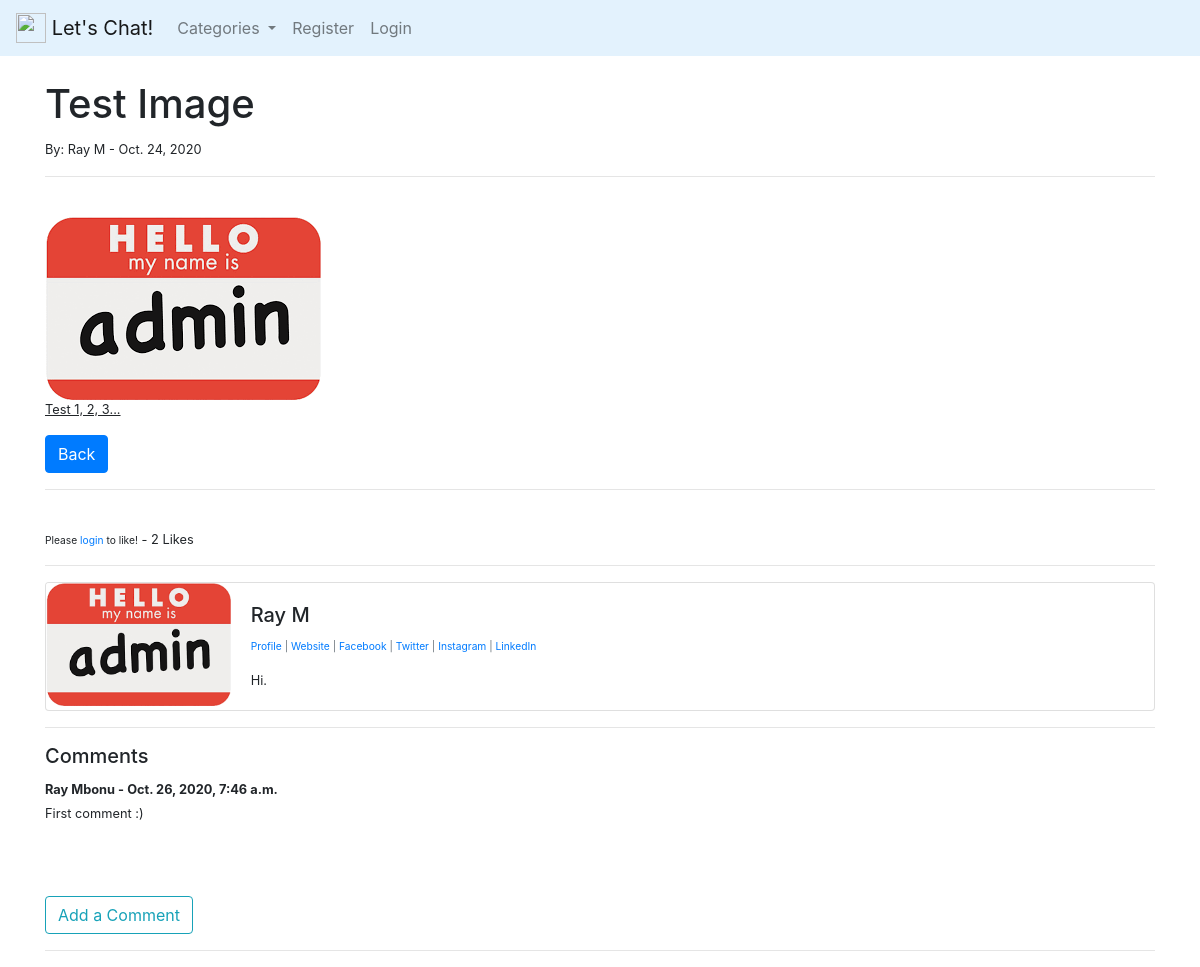
The page /post/14 on the database its author committed.
### forum/models.py (models this page shows, shortened)
class Post(models.Model):
    title = models.CharField(max_length=250)
    header_image = models.ImageField(
        null=True, blank=True, upload_to="images/")
    title_tag = models.CharField(max_length=250)
    author = models.ForeignKey(User, on_delete=models.CASCADE)
    body = RichTextField(blank=True, null=True)
    post_date = models.DateField(auto_now_add=True)
    category = models.CharField(
        max_length=250, default='Neutral', choices=option_list)
    snippet = models.CharField(
        max_length=250, default='Click to read further..')
    likes = models.ManyToManyField(User, related_name='blog_posts')
    def total_likes(self):
        return self.likes.count()

class Profile(models.Model):
    user = models.OneToOneField(User, null=True, on_delete=models.CASCADE)
    bio = models.TextField()
    profile_pic = models.ImageField(
        null=True, blank=True, upload_to="images/profile/")
    website_url = models.CharField(max_length=250, blank=True, null=True)
    facebook_url = models.CharField(max_length=250, blank=True, null=True)
    insta_url = models.CharField(max_length=250, blank=True, null=True)
    twitter_url = models.CharField(max_length=250, blank=True, null=True)
    linkedin_url = models.CharField(max_length=250, blank=True, null=True)

class Comment(models.Model):
    post = models.ForeignKey(
        Post, related_name='comments', on_delete=models.CASCADE)
    name = models.CharField(max_length=250)
    body = models.TextField()
    date_added = models.DateTimeField(auto_now_add=True)

### forum/views.py (the view)
# urls.py: path('post/<int:pk>', PostDetailView.as_view(), name='post-detail'),
class PostDetailView(DetailView):
    model = Post
    template_name = 'post_detail.html'
    def get_context_data(self, *args, **kwargs):
        ops_menu = Category.objects.all()
        context = super(PostDetailView, self).get_context_data(*args, **kwargs)
        things = get_object_or_404(Post, id=self.kwargs['pk'])
        total_likes = things.total_likes()
        liked = False
        if things.likes.filter(id=self.request.user.id).exists():
            liked = True
        context["ops_menu"] = ops_menu
        context["total_likes"] = total_likes
        context["liked"] = liked
        return context

### forum/models.py (called while the page is built)
    def __str__(self):
        return self.name

### forum/templates/post_detail.html (shortened to what this page needs)
{% extends 'base.html' %}
{% load static %}
{% block content %}
<h1>{{post.title}}</h1>
<small>By: {{post.author.first_name}} {{post.author.last_name}} - {{post.post_date}}
<hr>
<br>
{% if post.header_image %}
    <img src="{{post.header_image.url}}">
{% endif %}
{{post.body|safe}}
<a href="{% url 'home' %}" class="btn btn-primary">Back</a>
<hr>
<br>
<form action="{% url 'like-post' post.pk %}" method="POST">
    {% if user.is_authenticated %}
        {% if liked %}
            <button type="submit" name="post_id" value="{{post.id}}" class="btn btn-danger btn-sm">Unlike</button>
        {% else %}
            <button type="submit" name="post_id" value="{{post.id}}" class="btn btn-success btn-sm">Like</button>
        {% endif %}
    {% else %}
        <small>Please <a href="{% url 'login' %}">login</a> to like!</small>
    {% endif %}
    - {{total_likes}} Likes
</form>
<hr>
<div class="card mb-3">
    <div class="row no-gutters">
      <div class="col-md-2">
        {% if post.author.profile.profile_pic %}
            <img src="{{post.author.profile.profile_pic.url}}" class="card-img">
        {% else %}
            <img src="{% static 'blog/images/default-picture.png' %}" class="card-img">
        {% endif %}
      </div>
      <div class="col-md-10">
        <div class="card-body">
          <h5 class="card-title">{{post.author.first_name}} {{post.author.last_name}}</h5>
          <p class="small text-muted">
              <a href="{% url 'profile-page' post.author.profile.id %}">Profile</a>
                {% if post.author.profile.website_url %}
                    | <a href="{{post.author.profile.website_url}}">Website</a>
                {% endif %}
                {% if post.author.profile.facebook_url %}
                    | <a href="{{post.author.profile.facebook_url}}">Facebook</a>
                {% endif %}
                {% if post.author.profile.twitter_url %}
                    | <a href="{{post.author.profile.twitter_url}}">Twitter</a>
                {% endif %}
                {% if post.author.profile.insta_url %}
                    | <a href="{{post.author.profile.insta_url}}">Instagram</a>
                {% endif %}
                {% if post.author.profile.linkedin_url %}
                    | <a href="{{post.author.profile.linkedin_url}}">LinkedIn</a>
                {% endif %}
          </p>
          <p class="card-text">{{post.author.profile.bio}}</p>
        </div>
      </div>
    </div>
</div>
<hr>
<h5>Comments</h5>
    {% if not post.comments.all %}
        Be the <a href="{% url 'comment-add' post.pk %}">first</a> to comment!
    {% else %}
        {% for comment in post.comments.all %}
            <strong>
                {{comment.name}} - {{comment.date_added}}
            </strong>
            <br>
            {{comment.body}}
            <br><br>
        {% endfor %}
        <br><br>
        <a class="btn btn-outline-info" href="{% url 'comment-add' post.pk %}">Add a Comment</a>
        <hr>
    {% endif %}
{% endblock %}

### rows shown on the page
Post: title "Test Image", author.first_name "Ray", author.last_name "M", post_date "Oct. 24, 2020", header_image (picture), body "Test 1, 2, 3...", author.profile.profile_pic (picture), author.profile.bio "Hi."
Comment: name "Ray Mbonu", date_added "Oct. 26, 2020, 7:46 a.m.", body "First comment :)"

### other values the page prints
{{ total_likes }} "2"
